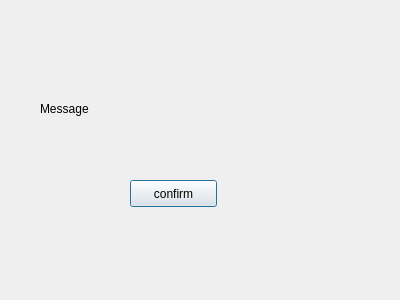
<?xml version="1.0" encoding="UTF-8"?>
<ui version="4.0">
 <class>Dialog</class>
 <widget class="QDialog" name="Dialog">
  <property name="geometry">
   <rect>
    <x>0</x>
    <y>0</y>
    <width>400</width>
    <height>300</height>
   </rect>
  </property>
  <property name="windowTitle">
   <string>Dialog</string>
  </property>
  <widget class="QLabel" name="lblMessage">
   <property name="geometry">
    <rect>
     <x>40</x>
     <y>100</y>
     <width>311</width>
     <height>17</height>
    </rect>
   </property>
   <property name="text">
    <string>Message</string>
   </property>
  </widget>
  <widget class="QPushButton" name="btnConfirm">
   <property name="geometry">
    <rect>
     <x>130</x>
     <y>180</y>
     <width>87</width>
     <height>27</height>
    </rect>
   </property>
   <property name="text">
    <string>confirm</string>
   </property>
  </widget>
 </widget>
 <resources/>
 <connections/>
</ui>
